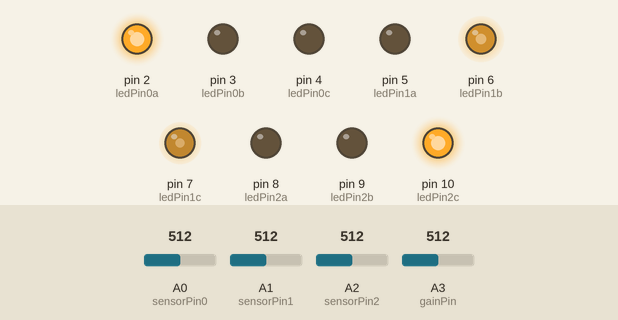
Simulated run of this sketch. Board: Arduino Uno, built with avr-gcc and run on an emulated ATmega328P. Parts: output pins drawn as LEDs (lit = HIGH). The inputs (shaded band) are chosen by the test bench; at power-on: A0 (sensorPin0) = 512, A1 (sensorPin1) = 512, A2 (sensorPin2) = 512, A3 (gainPin) = 512. Random numbers use the default seed unless the sketch sets one.

Above: at 1.2 s.
1.3 s: A0 (sensorPin0) set to 53
At 1.66 s:
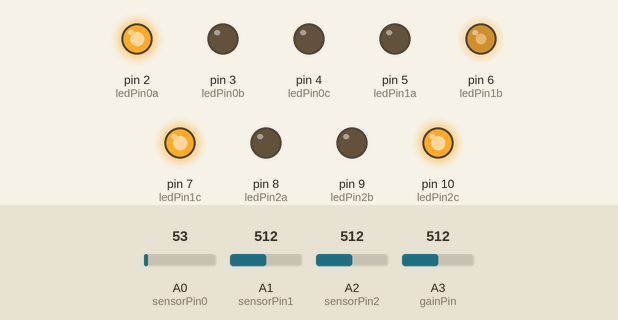
4.3 s: A0 (sensorPin0) set to 46
At 4.68 s:
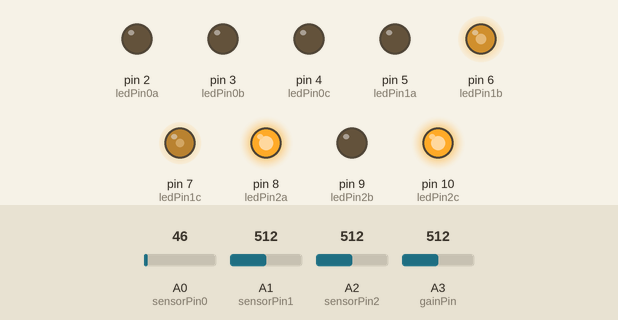
At 6.26 s:
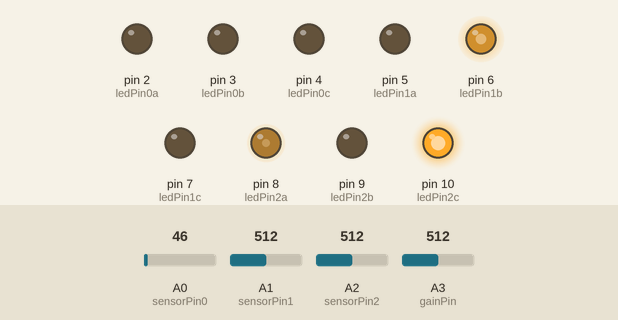
7.3 s: A1 (sensorPin1) set to 53
10.3 s: A1 (sensorPin1) set to 47
13.3 s: A2 (sensorPin2) set to 54
16.3 s: A2 (sensorPin2) set to 47
At 17.4 s:
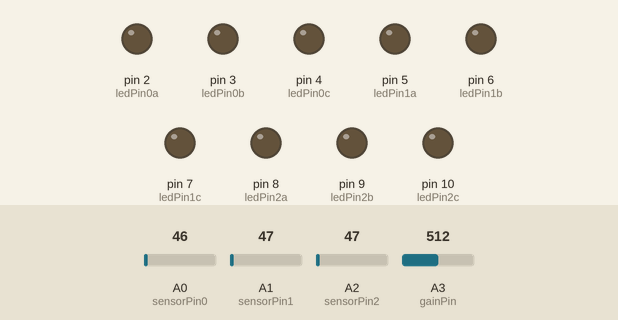
Timing chart, 0 to 18.8 s (numbered marks = the images above; inputs shaded):
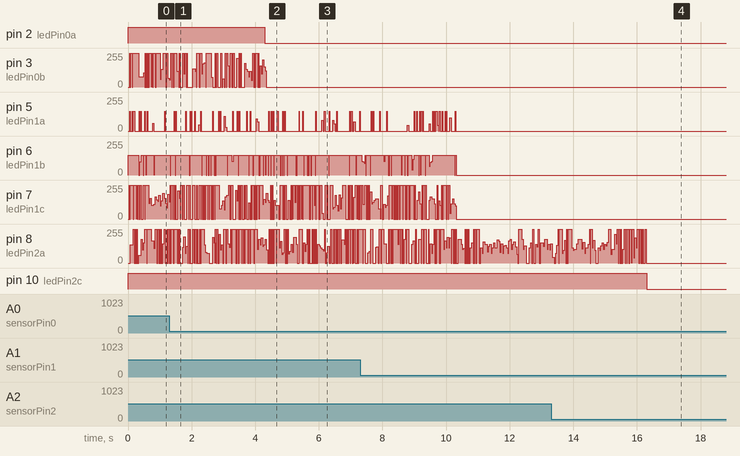

The sketch:

IME156_RGB_CTRL.ino
```cpp
int sensorPin0 = A0;    // select the input pin for the potentiometer
int sensorPin1 = A1;    // select the input pin for the potentiometer
int sensorPin2 = A2;    // select the input pin for the potentiometer
int gainPin = A3;      // pin that reads from the potentiometer

//RGB LED0
int ledPin0a = 2;      // select the pin for the LED
int ledPin0b = 3;      // select the pin for the LED
int ledPin0c = 4;      // select the pin for the LED

//RGB LED1
int ledPin1a = 5;      // select the pin for the LED
int ledPin1b = 6;      // select the pin for the LED
int ledPin1c = 7;      // select the pin for the LED

//RGB LED2
int ledPin2a = 8;      // select the pin for the LED
int ledPin2b = 9;      // select the pin for the LED
int ledPin2c = 10;      // select the pin for the LED

int sensorValue0 = 0;  // variable to store the value coming from the sensor
int sensorValue1 = 0;  // variable to store the value coming from the sensor
int sensorValue2 = 0;  // variable to store the value coming from the sensor
int gainValue = 0;

// Define various ADC prescaler
const unsigned char PS_16 = (1 << ADPS2);
const unsigned char PS_32 = (1 << ADPS2) | (1 << ADPS0);
const unsigned char PS_64 = (1 << ADPS2) | (1 << ADPS1);
const unsigned char PS_128 = (1 << ADPS2) | (1 << ADPS1) | (1 << ADPS0);


int threshold1 = 0;
int threshold2 = 0;
int threshold3 = 0;


void setup() {

  // set up the ADC
  ADCSRA &= ~PS_128;  // remove bits set by Arduino library

  // you can choose a prescaler from above.
  // PS_16, PS_32, PS_64 or PS_128
  ADCSRA |= PS_64;    // Set our own prescaler to 64; This doubles the sample rate.
  //analogReference(INTERNAL2V56);

  pinMode(ledPin0a, OUTPUT);
  pinMode(ledPin0b, OUTPUT);
  pinMode(ledPin0c, OUTPUT);
  pinMode(ledPin1a, OUTPUT);
  pinMode(ledPin1b, OUTPUT);
  pinMode(ledPin1c, OUTPUT);
  pinMode(ledPin2a, OUTPUT);
  pinMode(ledPin2b, OUTPUT);
  pinMode(ledPin2c, OUTPUT);
  Serial.begin(9600);
}

void loop() {
  // read the value from the sensor:
  sensorValue0 = analogRead(sensorPin0);
  sensorValue1 = analogRead(sensorPin1);
  sensorValue2 = analogRead(sensorPin2);
  gainValue = analogRead(gainPin);

  if(gainValue <= 100){
    threshold1 = 100;
    threshold2 = 100;
    threshold3 = 100;
  }
  else if(gainValue > 100 && gainValue <= 200){
    threshold1 = 90;
    threshold2 = 90;
    threshold3 = 90;
  }
  else if(gainValue > 200 && gainValue <= 300){
    threshold1 = 80;
    threshold2 = 80;
    threshold3 = 80;

  }
  else if(gainValue > 300 && gainValue <= 400){
    threshold1 = 70;
    threshold2 = 70;
    threshold3 = 70;
  }
  else if(gainValue > 400 && gainValue <= 500){
    threshold1 = 60;
    threshold2 = 60;
    threshold3 = 60;
  }
  else if(gainValue > 500 && gainValue <= 600){
    threshold1 = 50;
    threshold2 = 50;
    threshold3 = 50;
  }
  else if(gainValue > 600 && gainValue <= 700){
    threshold1 = 40;
    threshold2 = 40;
    threshold3 = 40;
  }
  else if(gainValue > 700 && gainValue <= 800){
    threshold1 = 30;
    threshold2 = 30;
    threshold3 = 30;
  }
  else if(gainValue > 900){
    threshold1 = 20;
    threshold2 = 20;
    threshold3 = 20;
  }


  // turn the ledPin on
  if (sensorValue0 > threshold1) { //40
    HSV_to_RGB_LED0(random(0, 120), 1, 1, 255);
  }
  else {
    HSV_to_RGB_LED0(0, 0, 0, 0);
  }
  if (sensorValue1 > threshold2) { //20
    HSV_to_RGB_LED1(random(80, 280), 1, 1, 150);
  }
  else {
    HSV_to_RGB_LED1(0, 0, 0, 0);
  }
  if (sensorValue2 > threshold3) { //30
    HSV_to_RGB_LED2(random(240, 360), 1, 1, 255);
  }
  else {
    HSV_to_RGB_LED2(0, 0, 0, 0);
  }

  // stop the program for <sensorValue> milliseconds:

  // stop the program for for <sensorValue> milliseconds:
  delay(5);
  //Serial.println(gainValue);
}

void HSV_to_RGB_LED0(int h, float s, float v, int i) {
  float c = s * v;
  float x = c * (1 - abs((((h / 60) % 2) - 1)));
  float m = v - c;
  float r, g, b;
  if (0 <= h && h < 60) {
    r = c; g = x; b = 0;
  }
  else if (60 <= h && h < 120) {
    r = x; g = c; b = 0;
  }
  else if (120 <= h && h < 180){
    r = 0; g = c; b = x;
  }
  else if (180 <= h && h < 240){
    r = 0; g = x; b = c;
  }
  else if (240 <= h && h < 300){
    r = x, g = 0; b = c;
  }
  else if (300 <= h && h < 360){
    r = c; g = 0; b = x;
  }
  analogWrite(ledPin0a, i*floor(r + m));
  analogWrite(ledPin0b, i*floor(g + m));
  analogWrite(ledPin0c, i*floor(b + m));
}

void HSV_to_RGB_LED1(int h, float s, float v, int i) {
  float c = s * v;
  float x = c * (1 - abs(((h / 60) % 2 - 1)));
  float m = v - c;
  float r, g, b;
  if (0 <= h && h < 60) {
    r = c; g = x; b = 0;
  }
  else if (60 <= h && h < 120) {
    r = x; g = c; b = 0;
  }
  else if (120 <= h && h < 180){
    r = 0; g = c; b = x;
  }
  else if (180 <= h && h < 240){
    r = 0; g = x; b = c;
  }
  else if (240 <= h && h < 300){
    r = x, g = 0; b = c;
  }
  else if (300 <= h && h < 360){
    r = c; g = 0; b = x;
  }
  analogWrite(ledPin1a, i*floor(r + m));
  analogWrite(ledPin1b, i*floor(g + m));
  analogWrite(ledPin1c, i*floor(b + m));
}

void HSV_to_RGB_LED2(int h, float s, float v, int i) {
  float c = s * v;
  float x = c * (1 - abs(((h / 60) % 2 - 1)));
  float m = v - c;
  float r, g, b;
  if (0 <= h && h < 60) {
    r = c; g = x; b = 0;
  }
  else if (60 <= h && h < 120) {
    r = x; g = c; b = 0;
  }
  else if (120 <= h && h < 180){
    r = 0; g = c; b = x;
  }
  else if (180 <= h && h < 240){
    r = 0; g = x; b = c;
  }
  else if (240 <= h && h < 300){
    r = x, g = 0; b = c;
  }
  else if (300 <= h && h < 360){
    r = c; g = 0; b = x;
  }
  analogWrite(ledPin2a, i*floor(r + m));
  analogWrite(ledPin2b, i*floor(g + m));
  analogWrite(ledPin2c, i*floor(b + m));
}
```

Measured:
- the behaviour switches between 51 and 50 on A0 (sensorPin0) (found by bisection; images 1 and 2)
- the behaviour switches between 51 and 50 on A2 (sensorPin2) (found by bisection; images 3 and 4)
- after the input at 4.3 s, pin 2 (ledPin0a): HIGH → LOW at once
- after the input at 16.3 s, pin 10 (ledPin2c): HIGH → LOW at once
